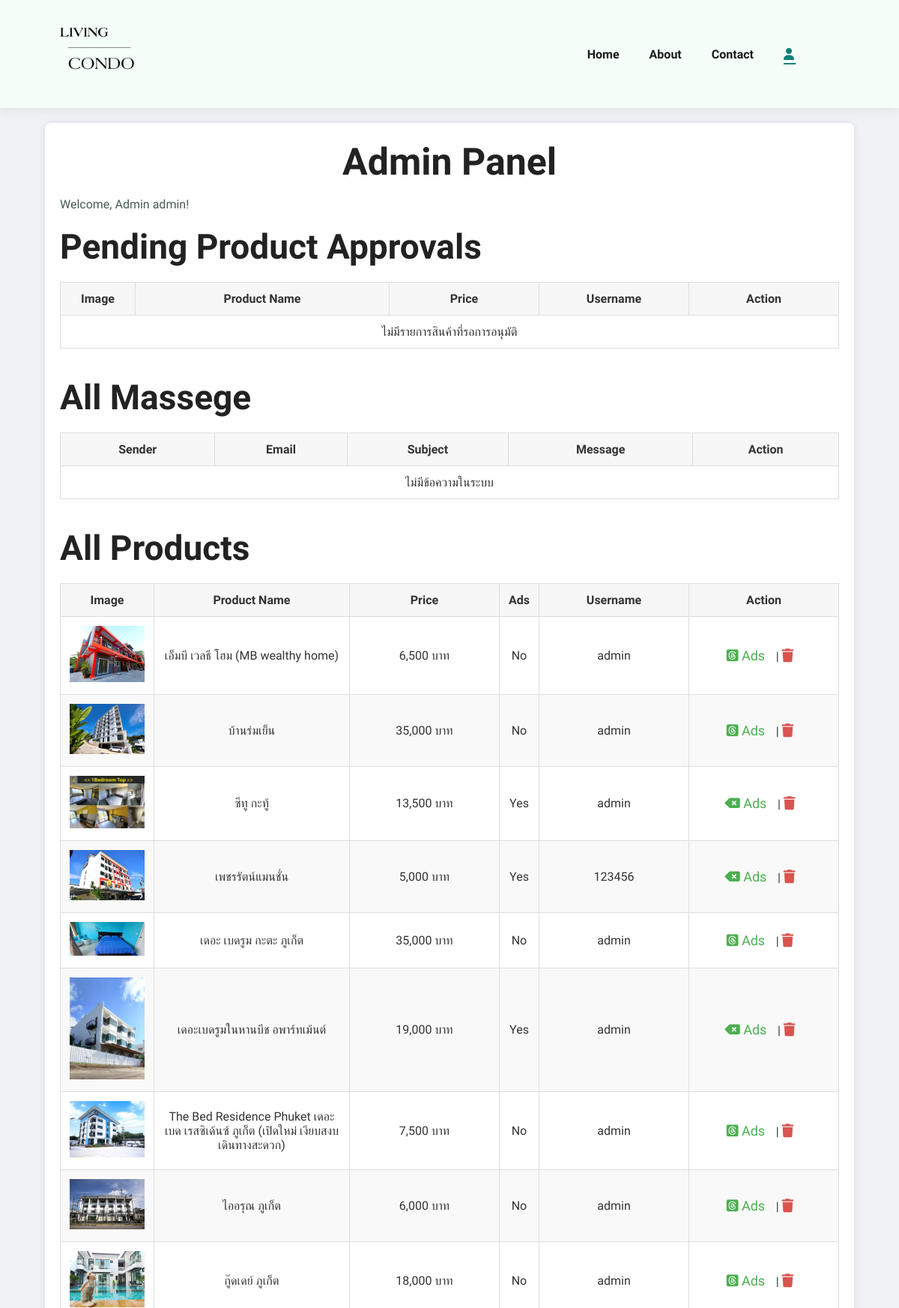
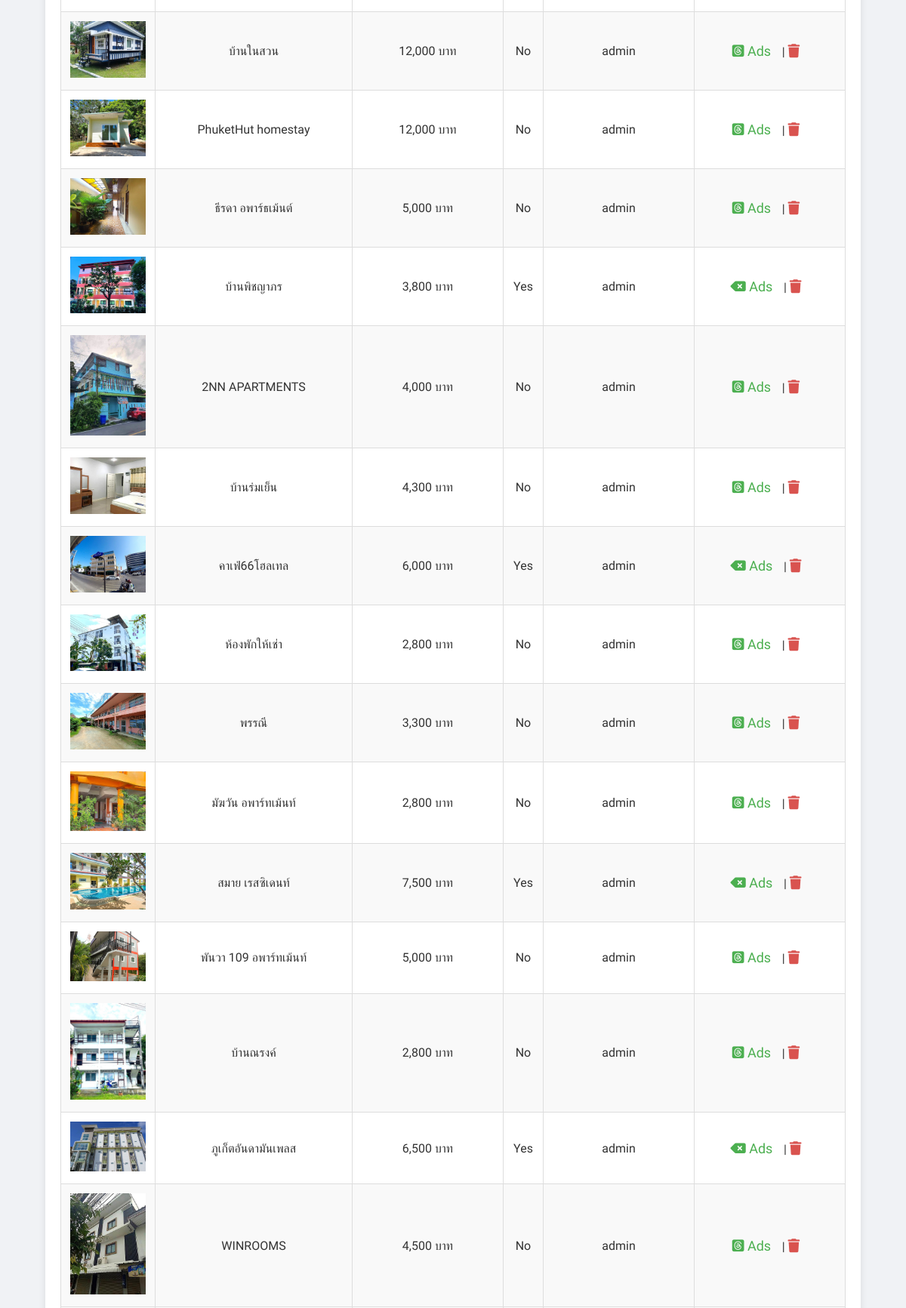
/admin.php (signed in, upper part), run on the app's committed database (2 pictures, top to bottom).
### tables this page shows
CREATE TABLE `users` (
  `id` int(11) NOT NULL,
  `username` varchar(255) NOT NULL,
  `password` varchar(255) NOT NULL,
  `email` varchar(255) NOT NULL,
  `fullname` varchar(255) NOT NULL,
  `type_id` int(11) DEFAULT NULL,
  `created_at` timestamp NOT NULL DEFAULT current_timestamp()
);

CREATE TABLE `products` (
  `id` int(11) NOT NULL,
  `product_name` varchar(255) NOT NULL,
  `price` decimal(10,2) NOT NULL,
  `profile_image` varchar(255) DEFAULT NULL,
  `profile_image2` varchar(255) DEFAULT NULL,
  `profile_image3` varchar(255) DEFAULT NULL,
  `address` text DEFAULT NULL,
  `description` text NOT NULL,
  `garage` tinyint(1) NOT NULL DEFAULT 0,
  `pet` tinyint(1) NOT NULL DEFAULT 0,
  `tel` varchar(30) NOT NULL,
  `user_id` int(11) DEFAULT NULL,
  `approved` tinyint(1) NOT NULL DEFAULT 0,
  `ads` tinyint(1) NOT NULL DEFAULT 0,
  `created_at` timestamp NOT NULL DEFAULT current_timestamp(),
  `updated_at` timestamp NOT NULL DEFAULT current_timestamp() ON UPDATE current_timestamp()
);

### admin.php (the view, shortened to what this page needs)
<?php
$user_id = $_SESSION['user_id'];
$query = "SELECT * FROM users WHERE id = '{$user_id}'";
$result = mysqli_query($conn, $query);
$user = mysqli_fetch_assoc($result);
$pending_products = mysqli_query($conn, "
    SELECT p.*, u.username
    FROM products p
    JOIN users u ON p.user_id = u.id
    WHERE p.approved = 0
");
$query = "SELECT p.*, u.username FROM products p JOIN users u ON p.user_id = u.id";
$all_products = mysqli_query($conn, $query);
$query = "SELECT * FROM contacts";
$contacts = mysqli_query($conn, $query);
?>
<!DOCTYPE html>
<html lang="en">
<head>
    <link rel="stylesheet" href="assets/css/style-admin.css">
</head>
<body>
    <?php include 'include/menu-login.php'; ?>
    <section id="body">
        <main>
            <h1>Admin Panel</h1>
            <p>Welcome, Admin <?php echo htmlspecialchars($user['fullname']); ?>!</p>
            <h2>Pending Product Approvals</h2>
            <table class="approved">
                <thead>
                    <tr>
                        <th style="width: 100px;">Image</th>
                        <th>Product Name</th>
                        <th style="width: 200px;">Price</th>
                        <th style="width: 200px;">Username</th>
                        <th style="width: 200px;">Action</th>
                    </tr>
                </thead>
                <tbody>
                    <?php if (mysqli_num_rows($pending_products) > 0): ?>
                        <?php while ($product = mysqli_fetch_assoc($pending_products)): ?>
                            <tr>
                                <td>
                                    <?php if (!empty($product['profile_image'])): ?>
                                        <img src="img/product/<?php echo $product['profile_image']; ?>" width="100" alt="Product Image">
                                    <?php else: ?>
                                        <img src="img/product/no-image.png" width="100" alt="Product Image">
                                    <?php endif; ?>
                                </td>
                                <td>
                                    <?php echo htmlspecialchars($product['product_name']); ?>
                                    <small>ที่อยู่: <?php echo htmlspecialchars($product['address']); ?></small><br>
                                    <small>เบอร์โทร: <?php echo htmlspecialchars($product['tel']); ?></small>
                                </td>
                                <td>
                                    <?php echo number_format($product['price']); ?> บาท
                                </td>
                                <td>
                                    <?php echo htmlspecialchars($product['username']);
                                    ?>
                                </td>
                                <td>
                                    <a class="a-approve" href="admin?approve=<?php echo $product['id']; ?>" role="button">
                                        <i class="fa-solid fa-check"></i>
                                    </a> |
                                    <a class="a-reject" href="admin-delete?id=<?php echo $product['id']; ?>" onclick="return confirm('Are you sure you want to reject and delete this product?');" role="button">
                                        <i class="fa-solid fa-xmark"></i>
                                    </a>
                                </td>
                            </tr>
                        <?php endwhile; ?>
                    <?php else: ?>
                        <tr>
                            <td colspan="5">ไม่มีรายการสินค้าที่รอการอนุมัติ</td>
                        </tr>
                    <?php endif; ?>
                </tbody>
            </table><br><br>
            <h2>All Massege</h2>
            <table class="contact-table">
                <thead>
                    <tr>
                        <th>Sender</th>
                        <th>Email</th>
                        <th>Subject</th>
                        <th>Message</th>
                        <th>Action</th>
                    </tr>
                </thead>
                <tbody>
                    <?php if (mysqli_num_rows($contacts) > 0): ?>
                        <?php while ($contact = mysqli_fetch_assoc($contacts)): ?>
                            <tr>
                                <td><?php echo htmlspecialchars($contact['fullname']); ?></td>
                                <td><?php echo htmlspecialchars($contact['email']); ?></td>
                                <td><?php echo htmlspecialchars($contact['subject']); ?></td>
                                <td><?php echo nl2br(htmlspecialchars($contact['message'])); ?></td>
                                <td>
                                    <a class="a-reject" href="admin-delete-contact?id=<?php echo $contact['id']; ?>" onclick="return confirm('Are you sure you want to delete this message?');" role="button">
                                        <i class="fa-solid fa-trash"></i>
                                    </a>
                                </td>
                            </tr>
                        <?php endwhile; ?>
                    <?php else: ?>
                        <tr>
                            <td colspan="5">ไม่มีข้อความในระบบ</td>
                        </tr>
                    <?php endif; ?>
                </tbody>
            </table><br><br>
            <h2>All Products</h2>
            <table class="all-pro">
                <thead>
                    <tr>
                        <th style="width: 100px;">Image</th>
                        <th>Product Name</th>
                        <th style="width: 200px;">Price</th>
                        <th>Ads</th>
                        <th style="width: 200px;">Username</th>
                        <th style="width: 200px;">Action</th>
                    </tr>
                </thead>
                <tbody>
                    <?php if (mysqli_num_rows($all_products) > 0): ?>
                        <?php while ($product = mysqli_fetch_assoc($all_products)): ?>
                            <tr>
                                <td>
                                    <?php if (!empty($product['profile_image'])): ?>
                                        <img src="img/product/<?php echo $product['profile_image']; ?>" width="100" alt="Product Image">
                                    <?php else: ?>
                                        <img src="img/product/no-image.png" width="100" alt="Product Image">
                                    <?php endif; ?>
                                </td>
                                <td><?php echo htmlspecialchars($product['product_name']); ?></td>
                                <td><?php echo number_format($product['price']); ?> บาท</td>
                                <td><?php echo $product['ads'] == 1 ? 'Yes' : 'No'; ?></td>
                                <td><?php echo htmlspecialchars($product['username']); ?></td>
                                <td>
                                    <a class="a-approve" href="admin?toggle_ads=<?php echo $product['id']; ?>&current_status=<?php echo $product['ads']; ?>"
                                        onclick="return confirm('Are you sure you want to <?php echo $product['ads'] == 1 ? 'remove' : 'add'; ?> this product from Ads?');">
                                        <?php echo $product['ads'] == 1 ? '<i class="fa-solid fa-delete-left"></i> Ads' : '<i class="fa-brands fa-square-threads"></i> Ads'; ?>
                                    </a> |
                                    <a class="a-reject" href="admin-delete?id=<?php echo $product['id']; ?>" onclick="return confirm('Are you sure you want to reject and delete this product?');" role="button">
                                        <i class="fa-solid fa-trash"></i>
                                    </a>
                                </td>
                            </tr>
                        <?php endwhile; ?>
                    <?php else: ?>
                        <tr>
                            <td colspan="6">ไม่มีสินค้าในระบบ</td>
                        </tr>
                    <?php endif; ?>
                </tbody>
            </table>
        </main>
    </section>
    <?php include 'include/footer.php'; ?>
</body>
</html>

### assets/css/style-admin.css (style rules this page uses)
#body { background-color: #f0f2f5; display: flex; justify-content: center; align-items: center; min-height: 100vh; color: #333; }
main { width: 90%; margin: 20px auto; background: #fff; padding: 20px; border-radius: 8px; box-shadow: 0 0 10px rgba(0, 0, 0, 0.1); }
h1 { text-align: center; color: #444; }
table { width: 100%; border-collapse: collapse; margin-top: 20px; }
table th, table td { padding: 12px; text-align: center; border: 1px solid #ddd; }
table th { background-color: #f7f7f7; font-weight: bold; }
table tr:nth-child(even) { background-color: #f9f9f9; }
.a-approve, .a-reject { font-size: 18px; margin-right: 10px; text-decoration: none; }
.a-approve { color: #4CAF50; }
.a-reject { color: #d9534f; }

### assets/css/style-index.css (style rules this page uses)
* { margin: 0; padding: 0; box-sizing: border-box; font-family: 'Spartan', sans-serif; }
h1 { font-size: 50px; line-height: 64px; color: #222; }
h2 { font-size: 46px; line-height: 54px; color: #222; }
p { font-size: 16px; color: #465b52; margin: 15px 0 20px 0; }
body { width: 100%; }

### data on the page
users: fullname "admin"
products: profile_image (picture), product_name "เอ็มบี เวลธี โฮม (MB wealthy home)", price "6,500", ads "No", user.username "admin"
products: profile_image (picture), product_name "บ้านร่มเย็น", price "35,000", ads "No", user.username "admin"
products: profile_image (picture), product_name "ซีทู กะทู้", price "13,500", ads "Yes", user.username "admin"
products: profile_image (picture), product_name "เพชรรัตน์แมนชั่น", price "5,000", ads "Yes", user.username "123456"
products: profile_image (picture), product_name "เดอะ เบดรูม กะตะ ภูเก็ต", price "35,000", ads "No", user.username "admin"
products: profile_image (picture), product_name "เดอะเบดรูมในหานบีช อพาร์ทเม้นต์", price "19,000", ads "Yes", user.username "admin"
products: profile_image (picture), product_name "The Bed Residence Phuket เดอะเบด เรสซิเด้นซ์ ภูเก็ต (เปิดใหม่ เงียบสงบ เดินทางสะดวก)", price "7,500", ads "No", user.username "admin"
products: profile_image (picture), product_name "ไออรุณ ภูเก็ต", price "6,000", ads "No", user.username "admin"
products: profile_image (picture), product_name "กู๊ดเดย์ ภูเก็ต", price "18,000", ads "No", user.username "admin"
products: profile_image (picture), product_name "บ้านในสวน", price "12,000", ads "No", user.username "admin"
products: profile_image (picture), product_name "PhuketHut homestay", price "12,000", ads "No", user.username "admin"
products: profile_image (picture), product_name "ธีรดา อพาร์ธเม้นต์", price "5,000", ads "No", user.username "admin"
products: profile_image (picture), product_name "บ้านพิชญาภร", price "3,800", ads "Yes", user.username "admin"
products: profile_image (picture), product_name "2NN APARTMENTS", price "4,000", ads "No", user.username "admin"
products: profile_image (picture), product_name "บ้านร่มเย็น", price "4,300", ads "No", user.username "admin"
products: profile_image (picture), product_name "คาเฟ่66โฮลเทล", price "6,000", ads "Yes", user.username "admin"
products: profile_image (picture), product_name "ห้องพักให้เช่า", price "2,800", ads "No", user.username "admin"
products: profile_image (picture), product_name "พรรณี", price "3,300", ads "No", user.username "admin"
products: profile_image (picture), product_name "มัฆวัน อพาร์ทเม้นท์", price "2,800", ads "No", user.username "admin"
products: profile_image (picture), product_name "สมาย เรสซิเดนท์", price "7,500", ads "Yes", user.username "admin"
products: profile_image (picture), product_name "พันวา 109 อพาร์ทเม้นท์", price "5,000", ads "No", user.username "admin"
products: profile_image (picture), product_name "บ้านณรงค์", price "2,800", ads "No", user.username "admin"
products: profile_image (picture), product_name "ภูเก็ตอันดามันเพลส", price "6,500", ads "Yes", user.username "admin"
products: profile_image (picture), product_name "WINROOMS", price "4,500", ads "No", user.username "admin"
